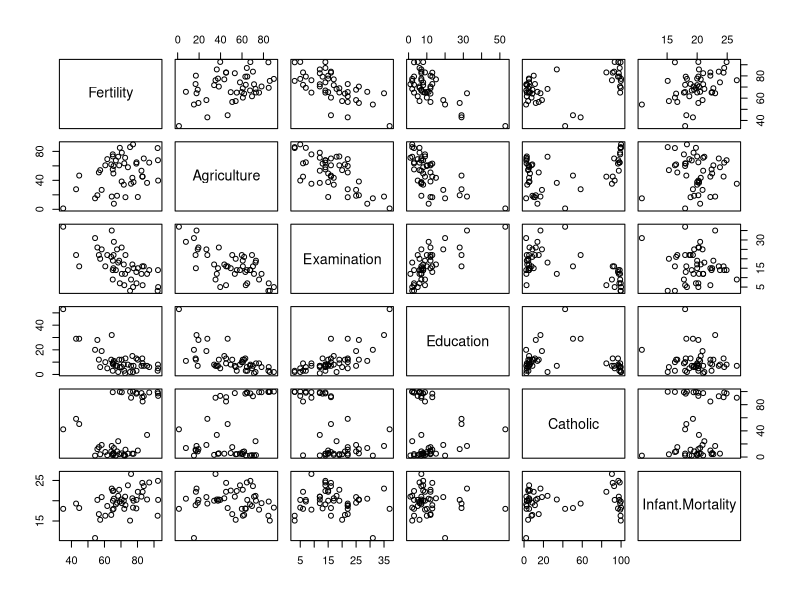
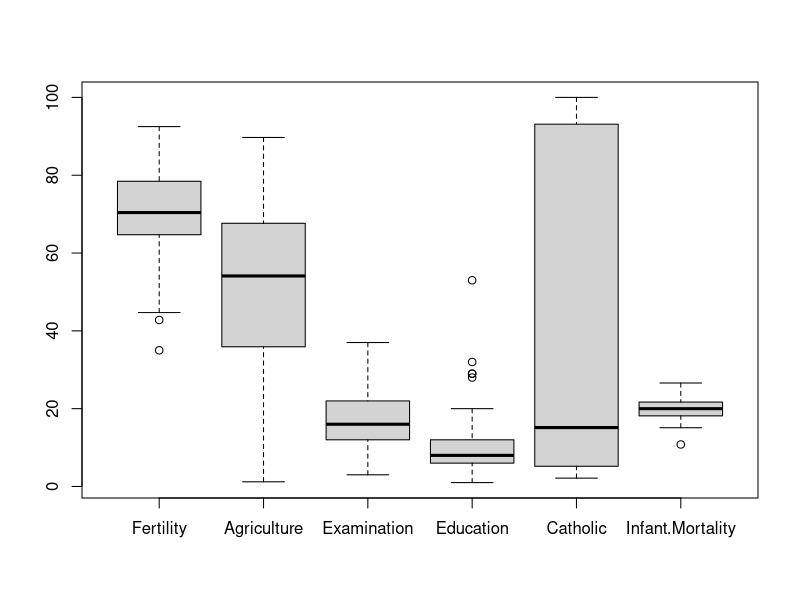
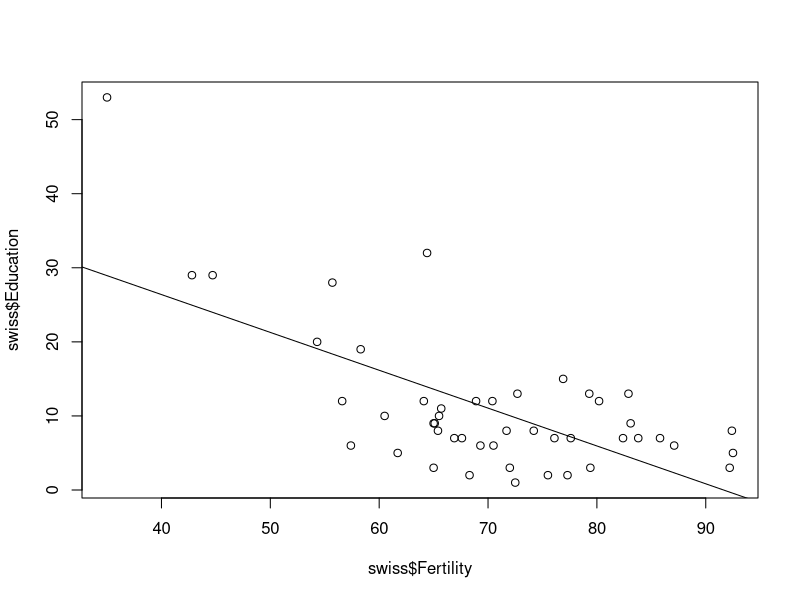
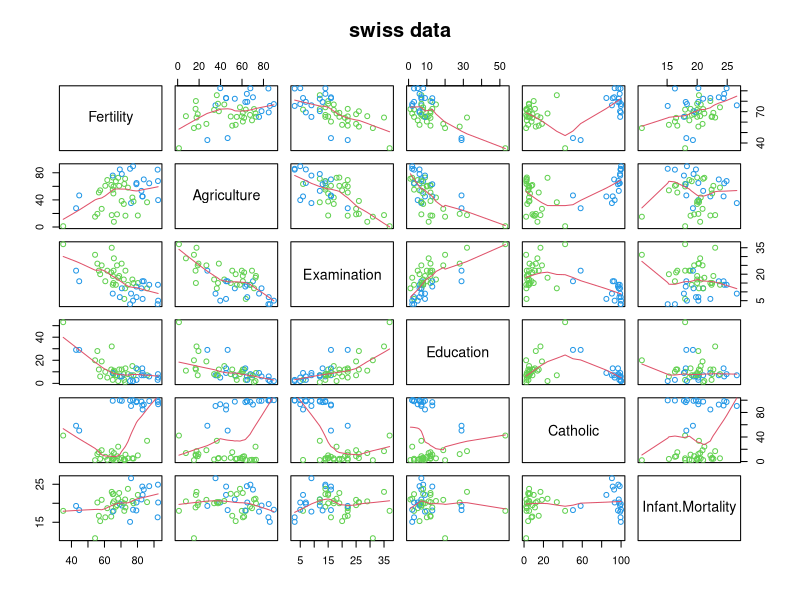

R code for these plots, in order:
###############################
# STATISTICAL THINKING (2020) #
###############################

##################
# BASIC ANALYSIS #
##################

# FULL DATASET
swiss

# EXCERPT OF DATASET 
head(swiss)

########################
# DESCRIPTIVE ANALYSIS #
########################

# SUMMARY
summary(swiss)

# GENERAL PLOT
plot(swiss)

# BOXPLOTS
boxplot(swiss)

######################
# BIVARIATE ANALYSIS #
######################

# CORRELATIONS
cor(swiss)

# PLOT SPECIFIC CORRELATION WITH LINEAR SLOPE
plot(swiss$Fertility, swiss$Education)
abline(lm(swiss$Education ~ swiss$Fertility))

# PLOT ALL BIVARIATEE RELATIONSHIPS BETWEEN VARIABLES
require(stats); require(graphics)
pairs(swiss, panel = panel.smooth, main = "swiss data",
col = 3 + (swiss$Catholic > 50))

#########################
# MULTIVARIATE ANALYSIS #
#########################

# LINEAR REGRESSION
lm(formula = Fertility ~., data = swiss)

#############
# THAT'S IT #
#############